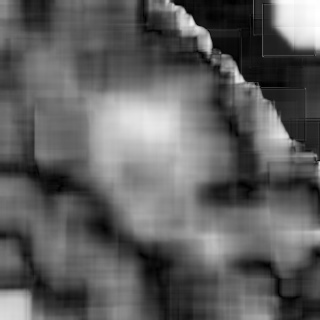
//> input picture build/Coherency.jpg, 320 x 320 px
$ ./main build/Coherency.jpg   (built with g++ and OpenCV 4)
//> lines starting //> are read from the running program, lines starting //| are printed output that depends on the picture
#include <fmt/core.h>                    // for print
#include <opencv2/core/hal/interface.h>  // for CV_8U, CV_32FC1
#include <opencv2/core.hpp>              // for normalize, merge, split, dft
#include <opencv2/highgui.hpp>           // for imshow, waitKey, namedWindow
#include <opencv2/imgproc.hpp>           // for circle

namespace db {
// [22 lines left out: function imshow, not called in this run]
}; // namespace db


static std::tuple<cv::Mat, cv::Mat> calcPSD(const cv::Mat &input_image);
static cv::Mat remove_periodic_noise(cv::Mat &&complex_, const cv::Point2i &noise_spike);

int main(const int argc, const char* argv[]) {
  if (argc < 2) {
    fmt::print("Required a path to an image");
    return 0;
  }
  cv::Mat input_image = cv::imread(
      argv[1], cv::IMREAD_GRAYSCALE);
//> input_image is the input picture: 320 rows x 320 cols, CV_8UC1; min 0, max 255, mean 95.4
  if (input_image.empty()) {
    fmt::print("Error reading image: {}", argv[1]);
    return 1;
  }
  cv::imshow("input_image", input_image);
  cv::Rect roi(0, 0, input_image.cols & -2, input_image.rows & -2);
//> roi = Rect(0, 0, 320, 320)
  input_image = input_image(roi);

  auto [magnitude, complex] = calcPSD(input_image);
  const char *winName = "magnitude";
  cv::Point2i noise_spike{};
  cv::namedWindow(winName);
  cv::setMouseCallback(winName,
          [](int event, int x, int y, int flags, void *pt) {
    if(event == cv::EVENT_LBUTTONDOWN){
      auto spike_ptr = static_cast<cv::Point2i *>(pt);
      spike_ptr->x = x;
      spike_ptr->y = y;
      fmt::print("Selected frequency spike at ({},{}), now press any key to continue.\n", x, y);
    }
    },
          &noise_spike);
  cv::normalize(magnitude, magnitude, 0, 255, cv::NORM_MINMAX, CV_8U, {});
  cv::imshow("magnitude", magnitude);
  cv::waitKey(0);

  cv::Mat recovered_image = remove_periodic_noise(std::move(complex), noise_spike);
  cv::normalize(recovered_image, recovered_image, 0, 255, cv::NORM_MINMAX, CV_8U, {});
  cv::imshow("recovered image", recovered_image);
  cv::waitKey(0);
  return 0;
}

std::tuple<cv::Mat, cv::Mat> calcPSD(const cv::Mat &input_image) {
  std::vector<cv::Mat> channels{cv::Mat_<float>(input_image),
                                cv::Mat::zeros(input_image.size(), CV_32FC1)};
//> channels[1]: 320 rows x 320 cols, CV_32FC1; every value is 0
  cv::Mat composite;
  cv::merge(channels, composite);
  cv::Mat complex;
  cv::dft(composite, complex, cv::DFT_COMPLEX_OUTPUT);
  cv::split(complex, channels);
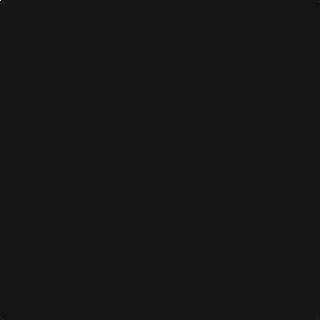
//> channels[0]: 320 rows x 320 cols, CV_32FC1; min -912189.2, max 9768732, mean 140; drawn with min black and max white
  cv::Mat magnitude;
  cv::magnitude(channels[0], channels[1], magnitude);
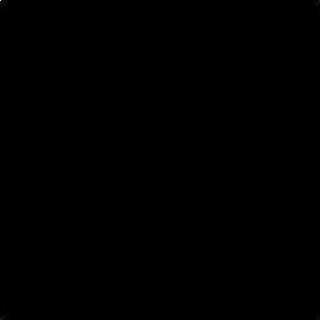
//> magnitude: 320 rows x 320 cols, CV_32FC1; min 1.08, max 9768732, mean 2345.6; drawn with min black and max white
  cv::pow(magnitude, 2, magnitude);
  magnitude.at<float>(0) = 0; //NOTE: very important, value at (0,0) is the main frequency of the whole image. For visualization reason, it must set to zero, otherwise it will dwarf all the noise spikes.
//> (the run ends here: the program needs code that is not available in this run, at `cv::setMouseCallback(winName,`)
